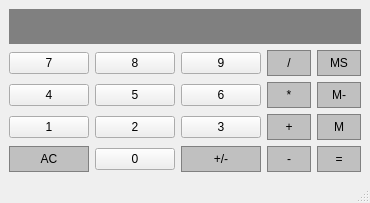
<?xml version="1.0" encoding="UTF-8"?>
<ui version="4.0">
 <class>Calculator</class>
 <widget class="QMainWindow" name="Calculator">
  <property name="geometry">
   <rect>
    <x>0</x>
    <y>0</y>
    <width>370</width>
    <height>203</height>
   </rect>
  </property>
  <property name="windowTitle">
   <string>Calculator</string>
  </property>
  <widget class="QWidget" name="centralwidget">
   <layout class="QGridLayout" name="gridLayout">
    <item row="3" column="1">
     <widget class="QPushButton" name="Button2">
      <property name="text">
       <string>2</string>
      </property>
     </widget>
    </item>
    <item row="2" column="2">
     <widget class="QPushButton" name="Button6">
      <property name="text">
       <string>6</string>
      </property>
     </widget>
    </item>
    <item row="2" column="1">
     <widget class="QPushButton" name="Button5">
      <property name="text">
       <string>5</string>
      </property>
     </widget>
    </item>
    <item row="2" column="3">
     <widget class="QPushButton" name="Multiply">
      <property name="styleSheet">
       <string notr="true">QPushButton {
	background-color: #C0C0C0;
	border: 1px solid gray;
	border-radius: 0px;
	padding: 5px;
}
QPushButton:pressed {
	background-color: #A9A9A9;
	border: 1px solid gray;
	border-radius: 0px;
	padding: 5px;
}</string>
      </property>
      <property name="text">
       <string>*</string>
      </property>
     </widget>
    </item>
    <item row="1" column="0">
     <widget class="QPushButton" name="Button7">
      <property name="text">
       <string>7</string>
      </property>
     </widget>
    </item>
    <item row="2" column="4">
     <widget class="QPushButton" name="MemClear">
      <property name="styleSheet">
       <string notr="true">QPushButton {
	background-color: #C0C0C0;
	border: 1px solid gray;
	border-radius: 0px;
	padding: 5px;
}
QPushButton:pressed {
	background-color: #A9A9A9;
	border: 1px solid gray;
	border-radius: 0px;
	padding: 5px;
}</string>
      </property>
      <property name="text">
       <string>M-</string>
      </property>
     </widget>
    </item>
    <item row="3" column="0">
     <widget class="QPushButton" name="Button1">
      <property name="text">
       <string>1</string>
      </property>
     </widget>
    </item>
    <item row="3" column="4">
     <widget class="QPushButton" name="MemGet">
      <property name="styleSheet">
       <string notr="true">QPushButton {
	background-color: #C0C0C0;
	border: 1px solid gray;
	border-radius: 0px;
	padding: 5px;
}
QPushButton:pressed {
	background-color: #A9A9A9;
	border: 1px solid gray;
	border-radius: 0px;
	padding: 5px;
}</string>
      </property>
      <property name="text">
       <string>M</string>
      </property>
     </widget>
    </item>
    <item row="1" column="3">
     <widget class="QPushButton" name="Divide">
      <property name="styleSheet">
       <string notr="true">QPushButton {
	background-color: #C0C0C0;
	border: 1px solid gray;
	border-radius: 0px;
	padding: 5px;
}
QPushButton:pressed {
	background-color: #A9A9A9;
	border: 1px solid gray;
	border-radius: 0px;
	padding: 5px;
}</string>
      </property>
      <property name="text">
       <string>/</string>
      </property>
     </widget>
    </item>
    <item row="3" column="3">
     <widget class="QPushButton" name="Add">
      <property name="styleSheet">
       <string notr="true">QPushButton {
	background-color: #C0C0C0;
	border: 1px solid gray;
	border-radius: 0px;
	padding: 5px;
}
QPushButton:pressed {
	background-color: #A9A9A9;
	border: 1px solid gray;
	border-radius: 0px;
	padding: 5px;
}</string>
      </property>
      <property name="text">
       <string>+</string>
      </property>
     </widget>
    </item>
    <item row="2" column="0">
     <widget class="QPushButton" name="Button4">
      <property name="text">
       <string>4</string>
      </property>
     </widget>
    </item>
    <item row="1" column="1">
     <widget class="QPushButton" name="Button8">
      <property name="text">
       <string>8</string>
      </property>
     </widget>
    </item>
    <item row="1" column="2">
     <widget class="QPushButton" name="Button9">
      <property name="text">
       <string>9</string>
      </property>
     </widget>
    </item>
    <item row="3" column="2">
     <widget class="QPushButton" name="Button3">
      <property name="text">
       <string>3</string>
      </property>
     </widget>
    </item>
    <item row="1" column="4">
     <widget class="QPushButton" name="MemAdd">
      <property name="styleSheet">
       <string notr="true">QPushButton {
	background-color: #C0C0C0;
	border: 1px solid gray;
	border-radius: 0px;
	padding: 5px;
}
QPushButton:pressed {
	background-color: #A9A9A9;
	border: 1px solid gray;
	border-radius: 0px;
	padding: 5px;
}</string>
      </property>
      <property name="text">
       <string>MS</string>
      </property>
     </widget>
    </item>
    <item row="4" column="0">
     <widget class="QPushButton" name="Clear">
      <property name="styleSheet">
       <string notr="true">QPushButton {
	background-color: #C0C0C0;
	border: 1px solid gray;
	border-radius: 0px;
	padding: 5px;
}
QPushButton:pressed {
	background-color: #A9A9A9;
	border: 1px solid gray;
	border-radius: 0px;
	padding: 5px;
}</string>
      </property>
      <property name="text">
       <string>AC</string>
      </property>
     </widget>
    </item>
    <item row="4" column="1">
     <widget class="QPushButton" name="Button0">
      <property name="text">
       <string>0</string>
      </property>
     </widget>
    </item>
    <item row="4" column="2">
     <widget class="QPushButton" name="ChangeSign">
      <property name="styleSheet">
       <string notr="true">QPushButton {
	background-color: #C0C0C0;
	border: 1px solid gray;
	border-radius: 0px;
	padding: 5px;
}
QPushButton:pressed {
	background-color: #A9A9A9;
	border: 1px solid gray;
	border-radius: 0px;
	padding: 5px;
}</string>
      </property>
      <property name="text">
       <string>+/-</string>
      </property>
     </widget>
    </item>
    <item row="4" column="3">
     <widget class="QPushButton" name="Subtract">
      <property name="styleSheet">
       <string notr="true">QPushButton {
	background-color: #C0C0C0;
	border: 1px solid gray;
	border-radius: 0px;
	padding: 5px;
}
QPushButton:pressed {
	background-color: #A9A9A9;
	border: 1px solid gray;
	border-radius: 0px;
	padding: 5px;
}</string>
      </property>
      <property name="text">
       <string>-</string>
      </property>
     </widget>
    </item>
    <item row="4" column="4">
     <widget class="QPushButton" name="Equals">
      <property name="styleSheet">
       <string notr="true">QPushButton {
	background-color: #C0C0C0;
	border: 1px solid gray;
	border-radius: 0px;
	padding: 5px;
}
QPushButton:pressed {
	background-color: #A9A9A9;
	border: 1px solid gray;
	border-radius: 0px;
	padding: 5px;
}</string>
      </property>
      <property name="text">
       <string>=</string>
      </property>
     </widget>
    </item>
    <item row="0" column="0" colspan="5">
     <widget class="QLineEdit" name="Display">
      <property name="sizePolicy">
       <sizepolicy hsizetype="Preferred" vsizetype="Expanding">
        <horstretch>0</horstretch>
        <verstretch>0</verstretch>
       </sizepolicy>
      </property>
      <property name="styleSheet">
       <string notr="true">QLineEdit {
	background-color: gray;
	border: 1px solid gray;
	color: #fffff0;
}</string>
      </property>
     </widget>
    </item>
   </layout>
  </widget>
  <widget class="QStatusBar" name="statusbar"/>
 </widget>
 <resources/>
 <connections/>
</ui>
